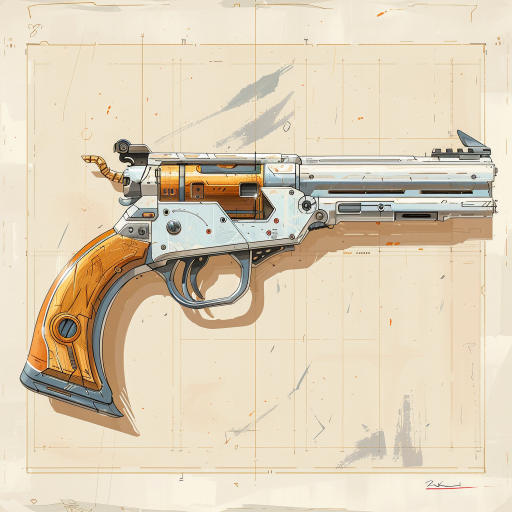
#> input picture input/羊皮纸枪/羊皮纸枪 (100).PNG, 1024 x 1024 px (shown at 1/2 size)
$ python smart_split_white_border.py 'input/羊皮纸枪/羊皮纸枪 (100).PNG'
#> lines starting #> are read from the running program, lines starting #| are printed output that depends on the picture; after the words box and inside, x2 and y2 are one past the last pixel; in counts of white or black regions, pixels touching at a corner belong together
#!/usr/bin/env python3
# -*- coding: utf-8 -*-
"""
智能识别图片中的白边/分隔线，并切分成去白边的小图。

适用场景：
- 九宫格/多宫格拼图（白色外边距 + 白色分隔线）
- 也可仅做“整体去白边”（当检测不到网格时）

依赖：
  pip install pillow numpy

示例：
  python smart_split_white_border.py input.png -o out
  python smart_split_white_border.py input.png -o out --trim
"""

from __future__ import annotations

import argparse
import json
import os
from dataclasses import dataclass
from typing import List, Tuple, Optional

import numpy as np
from PIL import Image


@dataclass
class Segment:
    start: int  # inclusive
    end: int    # exclusive

    @property
    def size(self) -> int:
        return max(0, self.end - self.start)


def _find_content_segments(
    white_ratio_1d: np.ndarray,
    sep_white_ratio: float,
    min_seg: int,
) -> List[Segment]:
    """
    给定每列(或每行)的“白色占比”，识别非分隔区域(内容块)段。
    分隔线/空白：white_ratio >= sep_white_ratio
    内容块：white_ratio < sep_white_ratio
    """
    is_sep = white_ratio_1d >= sep_white_ratio
    segments: List[Segment] = []
    n = int(white_ratio_1d.shape[0])

    i = 0
    while i < n:
        while i < n and is_sep[i]:
            i += 1
        if i >= n:
            break
        j = i
        while j < n and (not is_sep[j]):
            j += 1
        seg = Segment(i, j)
        if seg.size >= min_seg:
            segments.append(seg)
        i = j
    return segments


def _trim_border_by_whiteness(
    arr_rgb: np.ndarray,
    white_threshold: int,
    trim_white_ratio: float,
) -> Tuple[int, int, int, int]:
    """
    在一个裁剪区域内进一步“仅裁掉连续白边”（不会删掉中间的白色区域）。
    返回 (left, top, right, bottom) 相对于该 arr_rgb 的坐标，right/bottom为exclusive。
    """
    h, w, _ = arr_rgb.shape
    if h == 0 or w == 0:
        return (0, 0, w, h)

    white_mask = np.all(arr_rgb >= white_threshold, axis=2)
    row_white_ratio = white_mask.mean(axis=1)  # (h,)
    col_white_ratio = white_mask.mean(axis=0)  # (w,)

    top = 0
    while top < h and row_white_ratio[top] >= trim_white_ratio:
        top += 1
    bottom = h
    while bottom > top and row_white_ratio[bottom - 1] >= trim_white_ratio:
        bottom -= 1

    left = 0
    while left < w and col_white_ratio[left] >= trim_white_ratio:
        left += 1
    right = w
    while right > left and col_white_ratio[right - 1] >= trim_white_ratio:
        right -= 1

    return (left, top, right, bottom)


# [55 lines left out: function split_image_3x3, not called in this run]


def split_image(
    img: Image.Image,
    *,
    white_threshold: int = 245,
    sep_white_ratio: float = 0.985,
    min_seg: int = 32,
    enable_inner_trim: bool = True,
    trim_white_ratio: float = 0.995,
) -> Tuple[List[Tuple[Tuple[int, int, int, int], Image.Image]], dict]:
    """
    返回：[(bbox, tile_img), ...], 以及 metadata
    bbox 为原图坐标 (left, top, right, bottom) right/bottom exclusive
    """
    img_rgb = img.convert("RGB")
    arr = np.array(img_rgb)  # (H,W,3)
    h, w, _ = arr.shape

    # 判定“白色像素”
    white_mask = np.all(arr >= white_threshold, axis=2)
    col_white_ratio = white_mask.mean(axis=0)
    row_white_ratio = white_mask.mean(axis=1)

    x_segs = _find_content_segments(col_white_ratio, sep_white_ratio, min_seg)
    y_segs = _find_content_segments(row_white_ratio, sep_white_ratio, min_seg)

    tiles: List[Tuple[Tuple[int, int, int, int], Image.Image]] = []
    meta = {
        "image_size": {"width": int(w), "height": int(h)},
        "params": {
            "white_threshold": int(white_threshold),
            "sep_white_ratio": float(sep_white_ratio),
            "min_seg": int(min_seg),
            "enable_inner_trim": bool(enable_inner_trim),
            "trim_white_ratio": float(trim_white_ratio),
        },
        "detected_grid": {"cols": len(x_segs), "rows": len(y_segs)},
        "segments": {
            "x": [{"start": s.start, "end": s.end} for s in x_segs],
            "y": [{"start": s.start, "end": s.end} for s in y_segs],
        },
        "tiles": [],
    }

    # 若检测不到多块内容，则退化为：整体去白边
    if len(x_segs) <= 1 or len(y_segs) <= 1:
        l, t, r, b = _trim_border_by_whiteness(arr, white_threshold, trim_white_ratio)
        bbox = (int(l), int(t), int(r), int(b))
        tile = img_rgb.crop(bbox)
        tiles.append((bbox, tile))
        meta["tiles"].append({"row": 0, "col": 0, "bbox": list(bbox)})
        meta["mode"] = "single_crop"
        return tiles, meta

    meta["mode"] = "grid_split"

    for row_i, ys in enumerate(y_segs):
        for col_i, xs in enumerate(x_segs):
            bbox = (xs.start, ys.start, xs.end, ys.end)
            tile = img_rgb.crop(bbox)
            if enable_inner_trim:
                tile_arr = np.array(tile)
                il, it, ir, ib = _trim_border_by_whiteness(tile_arr, white_threshold, trim_white_ratio)
                # 将内裁剪坐标映射回原图
                bbox2 = (bbox[0] + il, bbox[1] + it, bbox[0] + ir, bbox[1] + ib)
                tile = img_rgb.crop(bbox2)
                bbox = bbox2
            tiles.append((tuple(map(int, bbox)), tile))
            meta["tiles"].append({"row": int(row_i), "col": int(col_i), "bbox": list(map(int, bbox))})

    return tiles, meta


def main() -> int:
    ap = argparse.ArgumentParser(description="智能识别白边并切分图片（九宫格/多宫格）")
    ap.add_argument("input", help="输入图片路径")
    ap.add_argument("-o", "--out", default="out_tiles", help="输出目录（默认：out_tiles）")
    ap.add_argument("--white-threshold", type=int, default=245, help="判定白色像素阈值（RGB都>=此值视为白）")
    ap.add_argument("--sep-ratio", type=float, default=0.985, help="分隔线判定：该行/列白色像素占比阈值")
    ap.add_argument("--min-seg", type=int, default=32, help="最小内容块宽/高（像素），小于此值会被忽略")
    ap.add_argument("--no-trim", action="store_true", help="不进行每个切片的二次去白边")
    ap.add_argument("--trim-ratio", type=float, default=0.995, help="二次去白边：该行/列白色占比阈值")
    ap.add_argument("--prefix", default="tile", help="输出文件名前缀（默认：tile）")
    ap.add_argument("--format", default="png", choices=["png", "jpg", "jpeg", "webp"], help="输出格式")
    args = ap.parse_args()

    os.makedirs(args.out, exist_ok=True)

    img = Image.open(args.input)
#> img is the input picture: PIL image 1024x1024 RGB; mean R, G, B 222, 208.5, 185
    tiles, meta = split_image(
        img,
        white_threshold=args.white_threshold,
        sep_white_ratio=args.sep_ratio,
        min_seg=args.min_seg,
        enable_inner_trim=(not args.no_trim),
        trim_white_ratio=args.trim_ratio,
    )
#> in split_image, `white_mask = np.all(arr >= white_threshold, axis=2)`:
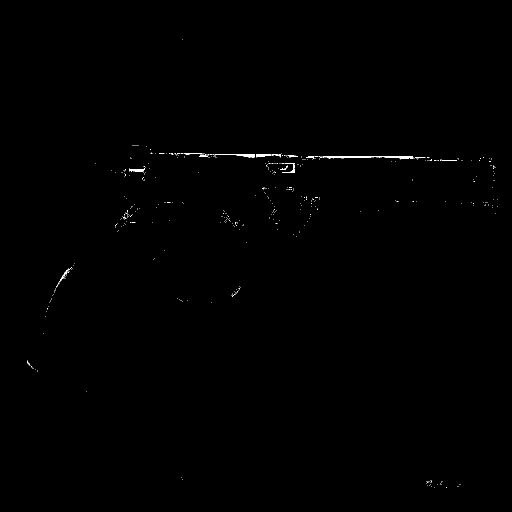
#> white_mask: shape (1024, 1024) bool (shown at 1/2 size); 0.21% white in thin lines or dots, all inside (x1, y1, x2, y2) = (54, 78, 995, 975)
#> in split_image, `col_white_ratio = white_mask.mean(axis=0)`: col_white_ratio = 1024 values, max 0.0244 at index 587, min 0 at index 0, mean 0.00206
#> in split_image, `row_white_ratio = white_mask.mean(axis=1)`: row_white_ratio = 1024 values, max 0.27 at index 313, min 0 at index 0, mean 0.00206
#> in split_image, `x_segs = _find_content_segments(col_white_ratio, sep_white_ratio, min_..`: x_segs = 1 item
#> after the loop in _trim_border_by_whiteness, `while top < h and row_white_ratio[top] >= trim_white_ratio:`: top = 0
#> after the loop in _trim_border_by_whiteness, `while bottom > top and row_white_ratio[bottom - 1] >= trim_white_ratio:`: bottom = 1024
#> after the loop in _trim_border_by_whiteness, `while left < w and col_white_ratio[left] >= trim_white_ratio:`: left = 0
#> after the loop in _trim_border_by_whiteness, `while right > left and col_white_ratio[right - 1] >= trim_white_ratio:`: right = 1024
#> in split_image, `l, t, r, b = _trim_border_by_whiteness(arr, white_threshold, trim_whit..`: l = 0; r = 1024
#> in split_image, `bbox = (int(l), int(t), int(r), int(b))`: bbox = (0, 0, 1024, 1024)
#> tiles = 1 item; meta = 6 items

    # 写出切片
    fmt = args.format.lower()
    if fmt == "jpeg":
        fmt = "jpg"

    input_stem = os.path.splitext(os.path.basename(args.input))[0]
    for i, (bbox, tile) in enumerate(tiles):
        # row/col 仅在 grid_split 时有意义；single_crop 时就是 0,0
        tinfo = meta["tiles"][i]
        row = tinfo.get("row", 0)
        col = tinfo.get("col", 0)
        out_name = f"{input_stem}_{i:02d}.{fmt}"
        out_path = os.path.join(args.out, out_name)

        # jpg 不支持透明；这里统一转 RGB
        if fmt in ("jpg", "jpeg"):
            tile = tile.convert("RGB")
            tile.save(out_path, quality=95)
        else:
            tile.save(out_path)
#> this loop made 1 pass
#> (tinfo, row, col, out_name) on pass 1: ({'row': 0, 'col': 0, 'bbox': [0, 0, 1024, 1024]}, 0, 0, '羊皮纸枪 (100)_00.png')

    # 写出元数据
    meta_path = os.path.join(args.out, f"{input_stem}_meta.json")
    with open(meta_path, "w", encoding="utf-8") as f:
        json.dump(meta, f, ensure_ascii=False, indent=2)

    print(f"完成：输出 {len(tiles)} 张切片到：{args.out}")
#| 完成：输出 1 张切片到：out_tiles
    print(f"模式：{meta.get('mode')}，检测到 {meta['detected_grid']['rows']} 行 x {meta['detected_grid']['cols']} 列")
#| 模式：single_crop，检测到 1 行 x 1 列
    print(f"元数据：{meta_path}")
#| 元数据：out_tiles/羊皮纸枪 (100)_meta.json
    return 0


if __name__ == "__main__":
    raise SystemExit(main())
#> (the program exits here)

$ run again, on input/羊皮纸枪/羊皮纸枪 (104).PNG
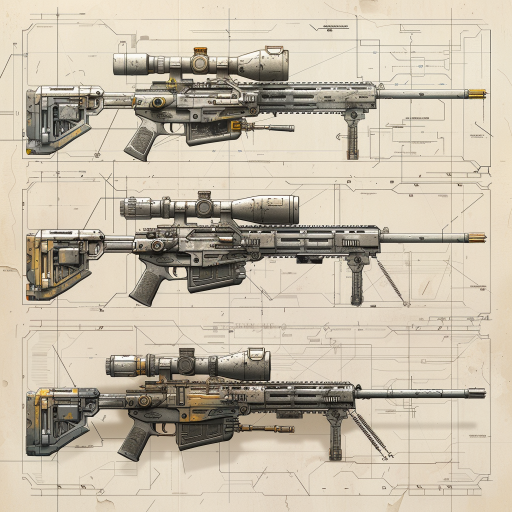
#> input picture input/羊皮纸枪/羊皮纸枪 (104).PNG, 1024 x 1024 px (shown at 1/2 size)
#> in main, img is the input picture: PIL image 1024x1024 RGB; mean R, G, B 197.8, 187.4, 169.4
#> in split_image, `white_mask = np.all(arr >= white_threshold, axis=2)`:
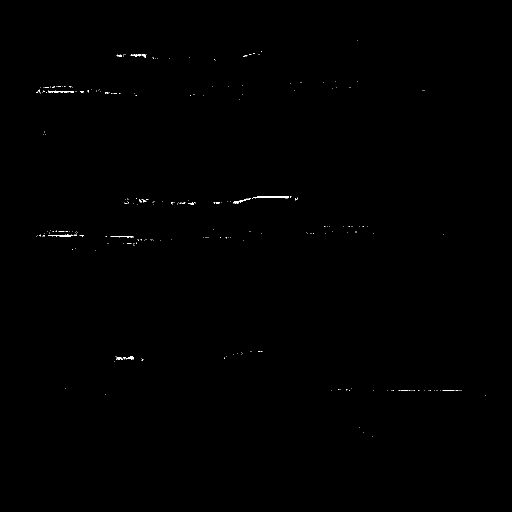
#> white_mask: shape (1024, 1024) bool (shown at 1/2 size); 0.15% white in thin lines or dots, all inside (x1, y1, x2, y2) = (72, 81, 971, 873)
#> in split_image, `col_white_ratio = white_mask.mean(axis=0)`: col_white_ratio = 1024 values, max 0.0127 at index 262, min 0 at index 0, mean 0.00152
#> in split_image, `row_white_ratio = white_mask.mean(axis=1)`: row_white_ratio = 1024 values, max 0.0801 at index 780, min 0 at index 0, mean 0.00152
#> x_segs = 1 item
#> after the loop in _trim_border_by_whiteness, `while top < h and row_white_ratio[top] >= trim_white_ratio:`: top = 0
#> after the loop in _trim_border_by_whiteness, `while bottom > top and row_white_ratio[bottom - 1] >= trim_white_ratio:`: bottom = 1024
#> after the loop in _trim_border_by_whiteness, `while left < w and col_white_ratio[left] >= trim_white_ratio:`: left = 0
#> after the loop in _trim_border_by_whiteness, `while right > left and col_white_ratio[right - 1] >= trim_white_ratio:`: right = 1024
#> l = 0; r = 1024
#> in split_image, `bbox = (int(l), int(t), int(r), int(b))`: bbox = (0, 0, 1024, 1024)
#> tiles = 1 item; meta = 6 items
#> the loop in main, `for i, (bbox, tile) in enumerate(tiles):` made 1 pass
#> (tinfo, row, col, out_name) on pass 1: ({'row': 0, 'col': 0, 'bbox': [0, 0, 1024, 1024]}, 0, 0, '羊皮纸枪 (104)_00.png')
#| 完成：输出 1 张切片到：out_tiles
#| 模式：single_crop，检测到 1 行 x 1 列
#| 元数据：out_tiles/羊皮纸枪 (104)_meta.json
